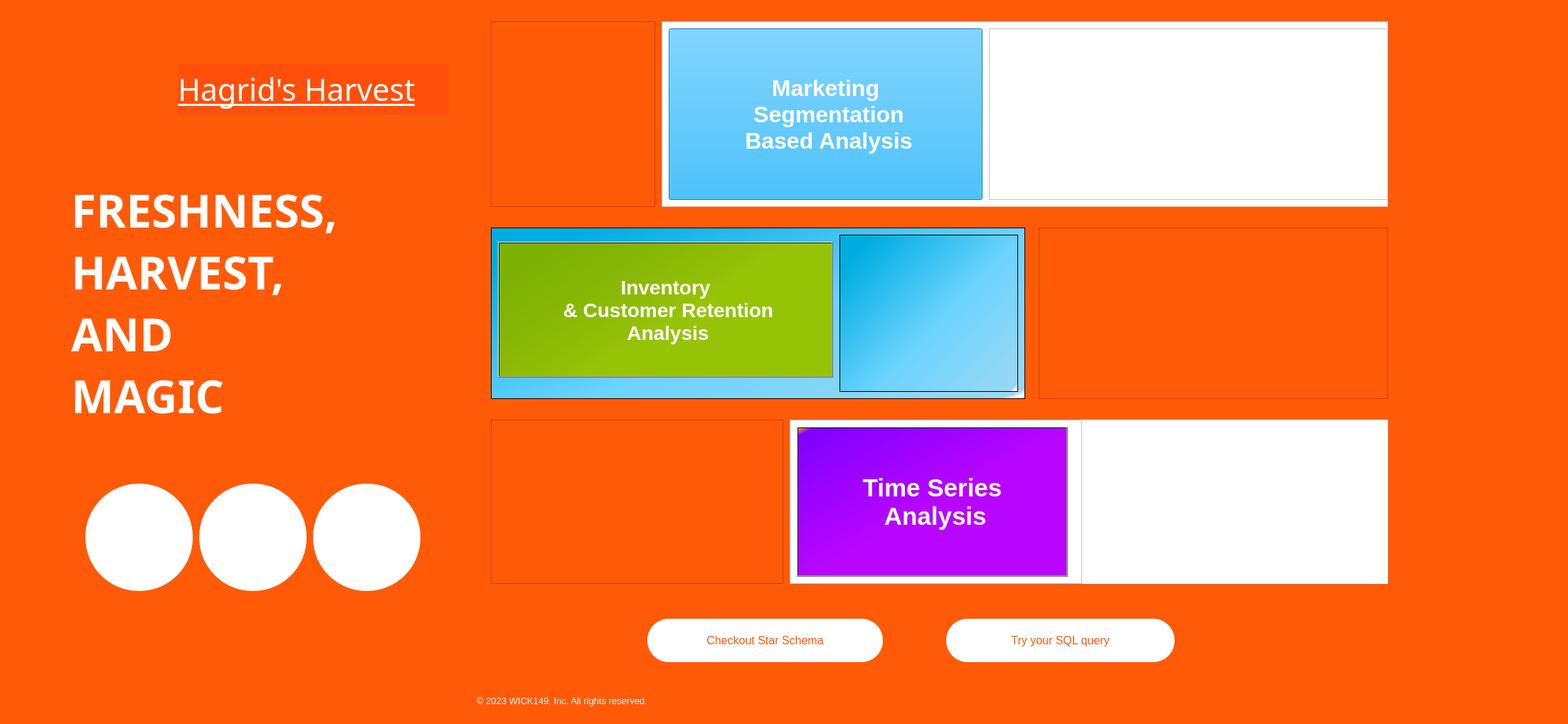
<?xml version="1.0" encoding="UTF-8"?>
<ui version="4.0">
 <class>main_window</class>
 <widget class="QMainWindow" name="main_window">
  <property name="geometry">
   <rect>
    <x>0</x>
    <y>0</y>
    <width>2204</width>
    <height>1018</height>
   </rect>
  </property>
  <property name="windowTitle">
   <string>WICK149 Inc Home</string>
  </property>
  <property name="styleSheet">
   <string notr="true">background-color: rgb(255, 90, 8);
</string>
  </property>
  <property name="currentIndex" stdset="0">
   <number>0</number>
  </property>
  <widget class="QWidget" name="buttons_tab">
   <widget class="QPushButton" name="try_sql_query_button">
    <property name="geometry">
     <rect>
      <x>1330</x>
      <y>870</y>
      <width>321</width>
      <height>61</height>
     </rect>
    </property>
    <property name="font">
     <font>
      <pointsize>-1</pointsize>
     </font>
    </property>
    <property name="styleSheet">
     <string notr="true">color: rgb(255, 90, 8);
background-color: rgb(255, 255, 255);
border-radius: 30px;

    font-size: 16px;
    padding: 10px 20px;
    text-align: center;</string>
    </property>
    <property name="text">
     <string>Try your SQL query</string>
    </property>
   </widget>
   <widget class="QPushButton" name="display_ss_button">
    <property name="geometry">
     <rect>
      <x>910</x>
      <y>870</y>
      <width>331</width>
      <height>61</height>
     </rect>
    </property>
    <property name="font">
     <font>
      <pointsize>-1</pointsize>
     </font>
    </property>
    <property name="styleSheet">
     <string notr="true">color: rgb(255, 90, 8);
background-color: rgb(255, 255, 255);
border-radius: 30px;

    font-size: 16px;
    padding: 10px 20px;
    text-align: center;</string>
    </property>
    <property name="text">
     <string>Checkout Star Schema</string>
    </property>
   </widget>
   <widget class="QLabel" name="label">
    <property name="geometry">
     <rect>
      <x>250</x>
      <y>90</y>
      <width>381</width>
      <height>71</height>
     </rect>
    </property>
    <property name="sizeIncrement">
     <size>
      <width>7</width>
      <height>0</height>
     </size>
    </property>
    <property name="palette">
     <palette>
      <active>
       <colorrole role="WindowText">
        <brush brushstyle="SolidPattern">
         <color alpha="255">
          <red>255</red>
          <green>255</green>
          <blue>255</blue>
         </color>
        </brush>
       </colorrole>
       <colorrole role="Button">
        <brush brushstyle="SolidPattern">
         <color alpha="255">
          <red>255</red>
          <green>79</green>
          <blue>10</blue>
         </color>
        </brush>
       </colorrole>
       <colorrole role="Text">
        <brush brushstyle="SolidPattern">
         <color alpha="255">
          <red>255</red>
          <green>255</green>
          <blue>255</blue>
         </color>
        </brush>
       </colorrole>
       <colorrole role="ButtonText">
        <brush brushstyle="SolidPattern">
         <color alpha="255">
          <red>255</red>
          <green>255</green>
          <blue>255</blue>
         </color>
        </brush>
       </colorrole>
       <colorrole role="Base">
        <brush brushstyle="SolidPattern">
         <color alpha="255">
          <red>255</red>
          <green>79</green>
          <blue>10</blue>
         </color>
        </brush>
       </colorrole>
       <colorrole role="Window">
        <brush brushstyle="SolidPattern">
         <color alpha="255">
          <red>255</red>
          <green>79</green>
          <blue>10</blue>
         </color>
        </brush>
       </colorrole>
      </active>
      <inactive>
       <colorrole role="WindowText">
        <brush brushstyle="SolidPattern">
         <color alpha="255">
          <red>255</red>
          <green>255</green>
          <blue>255</blue>
         </color>
        </brush>
       </colorrole>
       <colorrole role="Button">
        <brush brushstyle="SolidPattern">
         <color alpha="255">
          <red>255</red>
          <green>79</green>
          <blue>10</blue>
         </color>
        </brush>
       </colorrole>
       <colorrole role="Text">
        <brush brushstyle="SolidPattern">
         <color alpha="255">
          <red>255</red>
          <green>255</green>
          <blue>255</blue>
         </color>
        </brush>
       </colorrole>
       <colorrole role="ButtonText">
        <brush brushstyle="SolidPattern">
         <color alpha="255">
          <red>255</red>
          <green>255</green>
          <blue>255</blue>
         </color>
        </brush>
       </colorrole>
       <colorrole role="Base">
        <brush brushstyle="SolidPattern">
         <color alpha="255">
          <red>255</red>
          <green>79</green>
          <blue>10</blue>
         </color>
        </brush>
       </colorrole>
       <colorrole role="Window">
        <brush brushstyle="SolidPattern">
         <color alpha="255">
          <red>255</red>
          <green>79</green>
          <blue>10</blue>
         </color>
        </brush>
       </colorrole>
      </inactive>
      <disabled>
       <colorrole role="WindowText">
        <brush brushstyle="SolidPattern">
         <color alpha="255">
          <red>255</red>
          <green>255</green>
          <blue>255</blue>
         </color>
        </brush>
       </colorrole>
       <colorrole role="Button">
        <brush brushstyle="SolidPattern">
         <color alpha="255">
          <red>255</red>
          <green>79</green>
          <blue>10</blue>
         </color>
        </brush>
       </colorrole>
       <colorrole role="Text">
        <brush brushstyle="SolidPattern">
         <color alpha="255">
          <red>255</red>
          <green>255</green>
          <blue>255</blue>
         </color>
        </brush>
       </colorrole>
       <colorrole role="ButtonText">
        <brush brushstyle="SolidPattern">
         <color alpha="255">
          <red>255</red>
          <green>255</green>
          <blue>255</blue>
         </color>
        </brush>
       </colorrole>
       <colorrole role="Base">
        <brush brushstyle="SolidPattern">
         <color alpha="255">
          <red>255</red>
          <green>79</green>
          <blue>10</blue>
         </color>
        </brush>
       </colorrole>
       <colorrole role="Window">
        <brush brushstyle="SolidPattern">
         <color alpha="255">
          <red>255</red>
          <green>79</green>
          <blue>10</blue>
         </color>
        </brush>
       </colorrole>
      </disabled>
     </palette>
    </property>
    <property name="font">
     <font>
      <family>Forte</family>
      <pointsize>32</pointsize>
      <weight>50</weight>
      <bold>false</bold>
      <underline>true</underline>
     </font>
    </property>
    <property name="styleSheet">
     <string notr="true">
background-color: rgb(255, 79, 10);
color:white;</string>
    </property>
    <property name="text">
     <string>Hagrid's Harvest</string>
    </property>
   </widget>
   <widget class="QLabel" name="label_4">
    <property name="geometry">
     <rect>
      <x>670</x>
      <y>970</y>
      <width>331</width>
      <height>31</height>
     </rect>
    </property>
    <property name="palette">
     <palette>
      <active>
       <colorrole role="WindowText">
        <brush brushstyle="SolidPattern">
         <color alpha="255">
          <red>255</red>
          <green>255</green>
          <blue>255</blue>
         </color>
        </brush>
       </colorrole>
       <colorrole role="Button">
        <brush brushstyle="SolidPattern">
         <color alpha="255">
          <red>255</red>
          <green>90</green>
          <blue>8</blue>
         </color>
        </brush>
       </colorrole>
       <colorrole role="Base">
        <brush brushstyle="SolidPattern">
         <color alpha="255">
          <red>255</red>
          <green>90</green>
          <blue>8</blue>
         </color>
        </brush>
       </colorrole>
       <colorrole role="Window">
        <brush brushstyle="SolidPattern">
         <color alpha="255">
          <red>255</red>
          <green>90</green>
          <blue>8</blue>
         </color>
        </brush>
       </colorrole>
      </active>
      <inactive>
       <colorrole role="WindowText">
        <brush brushstyle="SolidPattern">
         <color alpha="255">
          <red>255</red>
          <green>255</green>
          <blue>255</blue>
         </color>
        </brush>
       </colorrole>
       <colorrole role="Button">
        <brush brushstyle="SolidPattern">
         <color alpha="255">
          <red>255</red>
          <green>90</green>
          <blue>8</blue>
         </color>
        </brush>
       </colorrole>
       <colorrole role="Base">
        <brush brushstyle="SolidPattern">
         <color alpha="255">
          <red>255</red>
          <green>90</green>
          <blue>8</blue>
         </color>
        </brush>
       </colorrole>
       <colorrole role="Window">
        <brush brushstyle="SolidPattern">
         <color alpha="255">
          <red>255</red>
          <green>90</green>
          <blue>8</blue>
         </color>
        </brush>
       </colorrole>
      </inactive>
      <disabled>
       <colorrole role="WindowText">
        <brush brushstyle="SolidPattern">
         <color alpha="255">
          <red>120</red>
          <green>120</green>
          <blue>120</blue>
         </color>
        </brush>
       </colorrole>
       <colorrole role="Button">
        <brush brushstyle="SolidPattern">
         <color alpha="255">
          <red>255</red>
          <green>90</green>
          <blue>8</blue>
         </color>
        </brush>
       </colorrole>
       <colorrole role="Base">
        <brush brushstyle="SolidPattern">
         <color alpha="255">
          <red>255</red>
          <green>90</green>
          <blue>8</blue>
         </color>
        </brush>
       </colorrole>
       <colorrole role="Window">
        <brush brushstyle="SolidPattern">
         <color alpha="255">
          <red>255</red>
          <green>90</green>
          <blue>8</blue>
         </color>
        </brush>
       </colorrole>
      </disabled>
     </palette>
    </property>
    <property name="font">
     <font>
      <pointsize>10</pointsize>
      <underline>false</underline>
     </font>
    </property>
    <property name="text">
     <string>© 2023 WICK149, Inc. All rights reserved.</string>
    </property>
   </widget>
   <widget class="QFrame" name="frame_3">
    <property name="geometry">
     <rect>
      <x>930</x>
      <y>30</y>
      <width>1021</width>
      <height>261</height>
     </rect>
    </property>
    <property name="styleSheet">
     <string notr="true">background-color:white;</string>
    </property>
    <property name="frameShape">
     <enum>QFrame::StyledPanel</enum>
    </property>
    <property name="frameShadow">
     <enum>QFrame::Raised</enum>
    </property>
    <widget class="QFrame" name="frame_5">
     <property name="geometry">
      <rect>
       <x>460</x>
       <y>10</y>
       <width>561</width>
       <height>241</height>
      </rect>
     </property>
     <property name="styleSheet">
      <string notr="true">background-image: url(market_seg1_small.jpg);
background-position: center;</string>
     </property>
     <property name="frameShape">
      <enum>QFrame::StyledPanel</enum>
     </property>
     <property name="frameShadow">
      <enum>QFrame::Raised</enum>
     </property>
    </widget>
    <widget class="QPushButton" name="marketing_segmentation_button">
     <property name="geometry">
      <rect>
       <x>10</x>
       <y>10</y>
       <width>441</width>
       <height>241</height>
      </rect>
     </property>
     <property name="font">
      <font>
       <family>Microsoft YaHei UI</family>
       <pointsize>24</pointsize>
       <weight>75</weight>
       <bold>true</bold>
      </font>
     </property>
     <property name="toolTipDuration">
      <number>-1</number>
     </property>
     <property name="styleSheet">
      <string notr="true">color:white;
background-color: rgb(0, 170, 255);</string>
     </property>
     <property name="text">
      <string>Marketing 
 Segmentation
 Based Analysis</string>
     </property>
    </widget>
   </widget>
   <widget class="QFrame" name="frame_6">
    <property name="geometry">
     <rect>
      <x>690</x>
      <y>320</y>
      <width>751</width>
      <height>241</height>
     </rect>
    </property>
    <property name="styleSheet">
     <string notr="true">background-color:qlineargradient(spread:pad, x1:0.0445721, y1:0.153, x2:1, y2:0.966, stop:0.0149254 rgba(0, 173, 225, 255), stop:0.517413 rgba(108, 211, 255, 255), stop:0.985075 rgba(153, 216, 243, 255), stop:1 rgba(255, 255, 255, 255))</string>
    </property>
    <property name="frameShape">
     <enum>QFrame::StyledPanel</enum>
    </property>
    <property name="frameShadow">
     <enum>QFrame::Raised</enum>
    </property>
    <widget class="QPushButton" name="association_rule_mining_button">
     <property name="geometry">
      <rect>
       <x>10</x>
       <y>20</y>
       <width>471</width>
       <height>191</height>
      </rect>
     </property>
     <property name="font">
      <font>
       <family>Microsoft YaHei UI</family>
       <pointsize>21</pointsize>
       <weight>75</weight>
       <bold>true</bold>
      </font>
     </property>
     <property name="contextMenuPolicy">
      <enum>Qt::NoContextMenu</enum>
     </property>
     <property name="toolTipDuration">
      <number>-3</number>
     </property>
     <property name="styleSheet">
      <string notr="true">background-color: qlineargradient(spread:pad, x1:0, y1:0.0515909, x2:0.622, y2:0.443, stop:0.169154 rgba(125, 177, 4, 255), stop:0.532338 rgba(135, 182, 5, 255), stop:1 rgba(151, 195, 7, 255));

color:white;</string>
     </property>
     <property name="locale">
      <locale language="English" country="Zambia"/>
     </property>
     <property name="text">
      <string>Inventory
 &amp;&amp; Customer Retention
 Analysis</string>
     </property>
    </widget>
    <widget class="QFrame" name="frame_2">
     <property name="geometry">
      <rect>
       <x>490</x>
       <y>10</y>
       <width>251</width>
       <height>221</height>
      </rect>
     </property>
     <property name="sizePolicy">
      <sizepolicy hsizetype="Minimum" vsizetype="Minimum">
       <horstretch>0</horstretch>
       <verstretch>0</verstretch>
      </sizepolicy>
     </property>
     <property name="font">
      <font>
       <family>Pristina</family>
       <pointsize>18</pointsize>
      </font>
     </property>
     <property name="contextMenuPolicy">
      <enum>Qt::NoContextMenu</enum>
     </property>
     <property name="styleSheet">
      <string notr="true">background-image: url(customer retention_2_small2.jpg);
background-position: top;
background-repeat: no-repeat;
background-size: contain;
</string>
     </property>
     <property name="frameShape">
      <enum>QFrame::StyledPanel</enum>
     </property>
     <property name="frameShadow">
      <enum>QFrame::Raised</enum>
     </property>
    </widget>
   </widget>
   <widget class="QFrame" name="frame_7">
    <property name="geometry">
     <rect>
      <x>690</x>
      <y>30</y>
      <width>231</width>
      <height>261</height>
     </rect>
    </property>
    <property name="maximumSize">
     <size>
      <width>351</width>
      <height>16777215</height>
     </size>
    </property>
    <property name="styleSheet">
     <string notr="true">background-image: url(shopcart6.jpg);
background-position:center;
</string>
    </property>
    <property name="frameShape">
     <enum>QFrame::StyledPanel</enum>
    </property>
    <property name="frameShadow">
     <enum>QFrame::Raised</enum>
    </property>
   </widget>
   <widget class="QFrame" name="frame">
    <property name="geometry">
     <rect>
      <x>1110</x>
      <y>590</y>
      <width>841</width>
      <height>231</height>
     </rect>
    </property>
    <property name="styleSheet">
     <string notr="true">background-color: rgb(255, 255, 255);</string>
    </property>
    <property name="frameShape">
     <enum>QFrame::StyledPanel</enum>
    </property>
    <property name="frameShadow">
     <enum>QFrame::Raised</enum>
    </property>
    <widget class="QFrame" name="frame_8">
     <property name="geometry">
      <rect>
       <x>410</x>
       <y>-10</y>
       <width>571</width>
       <height>261</height>
      </rect>
     </property>
     <property name="styleSheet">
      <string notr="true">background-image: url(time series_1_small.jpg);</string>
     </property>
     <property name="frameShape">
      <enum>QFrame::StyledPanel</enum>
     </property>
     <property name="frameShadow">
      <enum>QFrame::Raised</enum>
     </property>
    </widget>
    <widget class="QPushButton" name="time_series_button">
     <property name="geometry">
      <rect>
       <x>10</x>
       <y>10</y>
       <width>381</width>
       <height>211</height>
      </rect>
     </property>
     <property name="font">
      <font>
       <family>Microsoft YaHei UI</family>
       <pointsize>26</pointsize>
       <weight>75</weight>
       <bold>true</bold>
      </font>
     </property>
     <property name="styleSheet">
      <string notr="true">
background-color: qlineargradient(spread:pad, x1:0.622, y1:0.636409, x2:0, y2:0, stop:0.169154 rgba(184, 5, 255, 255), stop:0.955224 rgba(128, 1, 255, 255), stop:1 rgba(255, 161, 10, 255));
color:white;</string>
     </property>
     <property name="text">
      <string>Time Series 
 Analysis</string>
     </property>
    </widget>
   </widget>
   <widget class="QPushButton" name="pushButton_2">
    <property name="geometry">
     <rect>
      <x>280</x>
      <y>680</y>
      <width>151</width>
      <height>151</height>
     </rect>
    </property>
    <property name="styleSheet">
     <string notr="true">background-image: url(warehouse4.jpg);
border-radius: 75px;
background-color: white;
background-position: center;
background-repeat: no-repeat
</string>
    </property>
    <property name="text">
     <string/>
    </property>
   </widget>
   <widget class="QPushButton" name="pushButton_3">
    <property name="geometry">
     <rect>
      <x>440</x>
      <y>680</y>
      <width>151</width>
      <height>151</height>
     </rect>
    </property>
    <property name="styleSheet">
     <string notr="true">background-image: url(olap.png);
background-repeat: no-repeat;
border-radius: 75px;
background-color: white;
background-position: center
</string>
    </property>
    <property name="text">
     <string/>
    </property>
   </widget>
   <widget class="QPushButton" name="pushButton_4">
    <property name="geometry">
     <rect>
      <x>120</x>
      <y>680</y>
      <width>151</width>
      <height>151</height>
     </rect>
    </property>
    <property name="styleSheet">
     <string notr="true">background-image: url(sqlworkbench5.jpg);
border-radius: 75px;
background-color: white
</string>
    </property>
    <property name="text">
     <string/>
    </property>
   </widget>
   <widget class="QLabel" name="label_2">
    <property name="geometry">
     <rect>
      <x>100</x>
      <y>230</y>
      <width>551</width>
      <height>391</height>
     </rect>
    </property>
    <property name="font">
     <font>
      <family>Rockwell</family>
      <pointsize>48</pointsize>
      <weight>75</weight>
      <bold>true</bold>
     </font>
    </property>
    <property name="styleSheet">
     <string notr="true">background-color: rgb(255, 90, 8);
color:white</string>
    </property>
    <property name="text">
     <string>FRESHNESS, 
HARVEST, 
AND 
MAGIC</string>
    </property>
   </widget>
   <widget class="QFrame" name="frame_9">
    <property name="geometry">
     <rect>
      <x>20</x>
      <y>20</y>
      <width>211</width>
      <height>211</height>
     </rect>
    </property>
    <property name="styleSheet">
     <string notr="true">background-image: url(icon_Small1.png);
border-radius: 105px</string>
    </property>
    <property name="frameShape">
     <enum>QFrame::StyledPanel</enum>
    </property>
    <property name="frameShadow">
     <enum>QFrame::Raised</enum>
    </property>
   </widget>
   <widget class="QFrame" name="frame_11">
    <property name="geometry">
     <rect>
      <x>1460</x>
      <y>320</y>
      <width>491</width>
      <height>241</height>
     </rect>
    </property>
    <property name="styleSheet">
     <string notr="true">background-image: url(customer retention_1.jpg);
background-repeat: no-repeat;
    background-position: center;
    background-size: cover;</string>
    </property>
    <property name="frameShape">
     <enum>QFrame::StyledPanel</enum>
    </property>
    <property name="frameShadow">
     <enum>QFrame::Raised</enum>
    </property>
   </widget>
   <widget class="QFrame" name="frame_10">
    <property name="geometry">
     <rect>
      <x>690</x>
      <y>590</y>
      <width>411</width>
      <height>231</height>
     </rect>
    </property>
    <property name="styleSheet">
     <string notr="true">background-image: url(admin4.jpg);
background-repeat: no-repeat;
    background-position: center;
    background-size: cover;</string>
    </property>
    <property name="frameShape">
     <enum>QFrame::StyledPanel</enum>
    </property>
    <property name="frameShadow">
     <enum>QFrame::Raised</enum>
    </property>
   </widget>
  </widget>
  <widget class="QStatusBar" name="statusbar"/>
 </widget>
 <resources>
  <include location="test.qrc"/>
 </resources>
 <connections/>
</ui>
